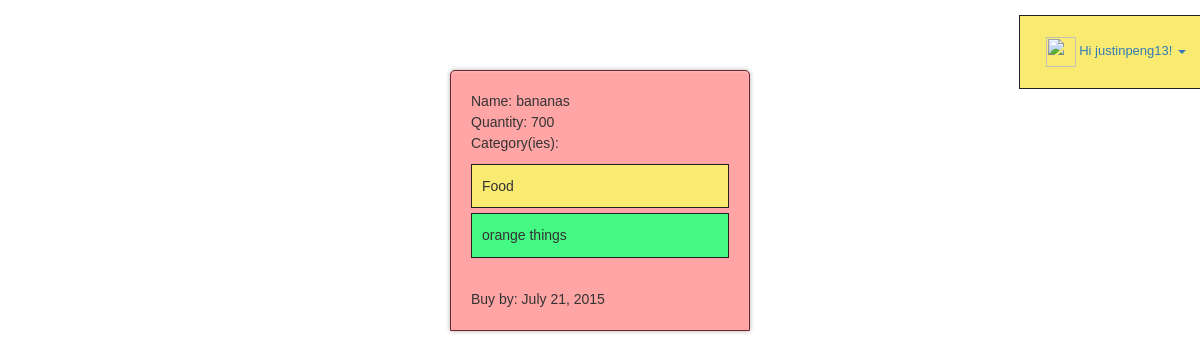
The app's page /item/2 (signed in), older data.
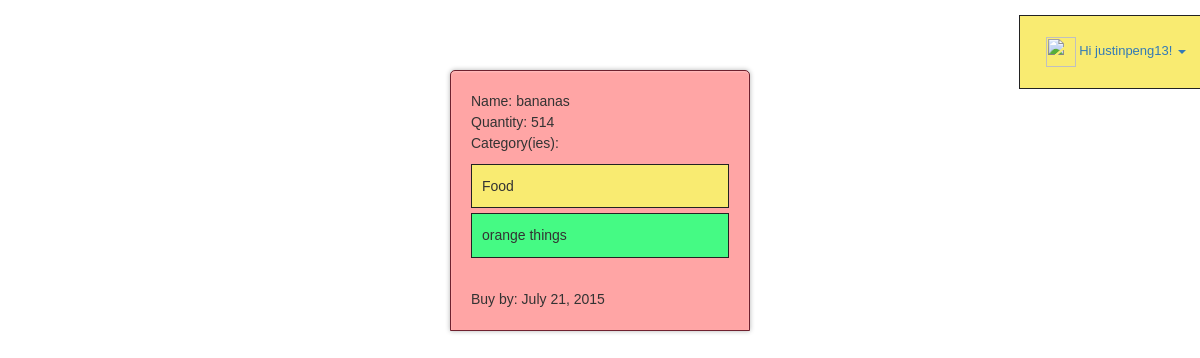
The same page, newer data.
### grocery_list/models.py (models this page shows, shortened)
class Item(models.Model):
    user = models.ForeignKey(UserProfile, blank=True, null=True)
    name = models.CharField(max_length=255)
    quantity = models.IntegerField()
    cat = models.ManyToManyField(Cat, related_name='grocery_list', blank=True)
    remarks = models.TextField(blank=True)
    date = models.DateField(blank=True)

### grocery_list/views.py (the view)
# urls.py: url(r'^item/(?P<pk>\d+)$', views.item, name='detail'),
def item(request, pk):
    item = Item.objects.get(id=pk)
    return render(request, 'grocery_list/item.html', {'item':item})

### grocery_list/templates/grocery_list/item.html
{%extends 'grocery_list/base.html'%}
{%load staticfiles%}
{% block content %}
<link rel="stylesheet" type="text/css" href="{% static 'grocery_list/style.css' %}" />
<div id="wrapper">
        Name: {{item.name}} <br/>
        Quantity: {{item.quantity}}<br/>
        {%if item.cat.all%}
        Category(ies):
        <ul>
        {%for c in item.cat.all%}
            <li>{{c.name}}</li>
        {%endfor%}
        {%endif%}
        </ul>
        <br>
        Buy by: {{item.date}}
    </div>
{%endblock%}

Row changes from the older to the newer data that the page shows:
changed Item "bananas": quantity "700" → "514"
